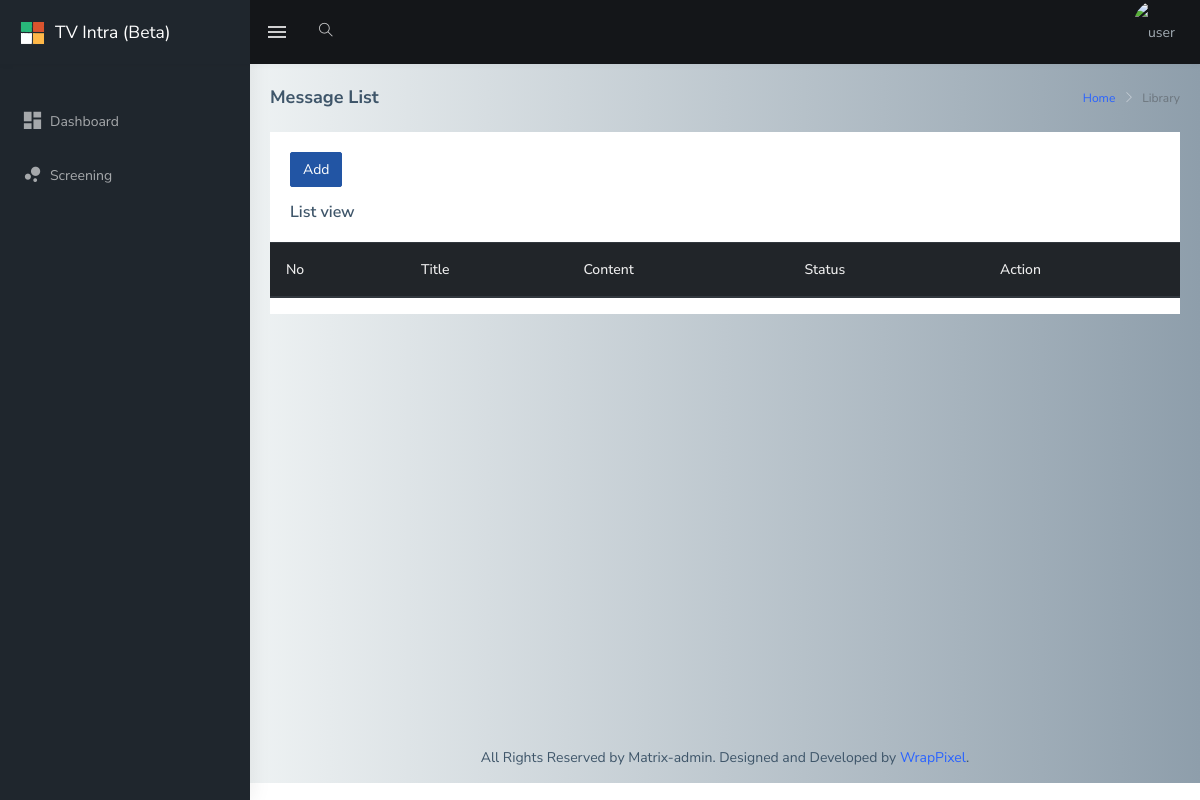
/index.php/datahandler/message, run on an earlier commit of the app's database.
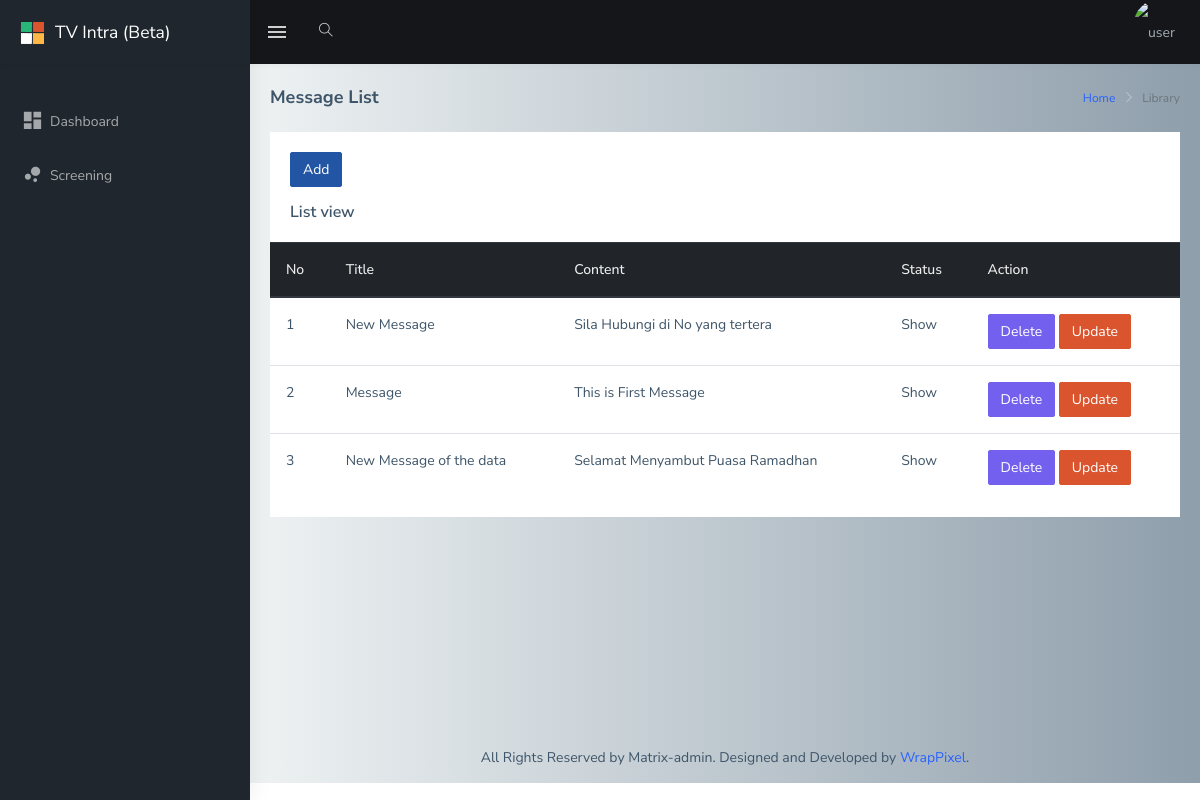
And on a later commit of the database.
### tables this page shows
CREATE TABLE `data_message` (
  `id` int(11) NOT NULL,
  `message_title` varchar(250) DEFAULT NULL,
  `message_content` text,
  `message_status` varchar(10) DEFAULT NULL,
  `message_reg` timestamp NULL DEFAULT NULL
);

### application/controllers/Datahandler.php (called while the page is built, shortened)
<?php
class Datahandler extends CI_Controller {
    public function __construct()
    {
        $this->load->helper('url');
		$this->load->model('Data_model');
    }
    public function message()
	{
        $this->load->database();
        $data['title'] = 'Add New Message';
        $data['get_message']=$this->Data_model->get_messageview();
		$this->load->view('template/header');
		$this->load->view('template/sidebar');
		$this->load->view('pages/message', $data);
		$this->load->view('template/footer');
    }
}

### index.php (called while the page is built, shortened)
<?php
require_once BASEPATH.'core/CodeIgniter.php';

### application/models/Data_model.php (called while the page is built, shortened)
<?php
class Data_model extends CI_Model
{
	public function get_messageview()
	{
		$this->db->select('*');
		$this->db->from('data_message');
		$query = $this->db->get();
		return $query->result();
	}
}

### application/views/pages/message.php (the view, shortened to what this page needs)
<div class="page-wrapper ub">
  <div class="page-breadcrumb">
    <div class="row">
      <div class="col-12 d-flex no-block align-items-center">
        <h4 class="page-title">Message List</h4>
        <div class="ml-auto text-right">
          <nav aria-label="breadcrumb">
            <ol class="breadcrumb">
              <li class="breadcrumb-item"><a href="#">Home</a></li>
              <li class="breadcrumb-item active" aria-current="page">Library</li>
            </ol>
          </nav>
        </div>
      </div>
    </div>
  </div>
  <div class="container-fluid">
    <div class="row">
      <div class="col-12">
        <div class="card">
          <div class="card-body">
          <a href="<?php echo site_url('add/message') ?>" class="btn btn-info">Add</a>
            <p>
            <h5 class="card-title m-b-0">List view</h5>
          </div>
            <table id="example1" class="table">
              <thead class="thead-dark">
                <tr>
                  <th>No</th>
                  <th>Title</th>
                  <th>Content</th>
                  <th>Status</th>
                  <th>Action</th>
                </tr>
              </thead>
              <tbody>
               <?php
               foreach ($get_message as $row) {
                 ?>
                 <tr>
                  <td><?php echo $row->id?></td>
                  <td><?php echo $row->message_title?></td>
                  <td><?php echo $row->message_content?></td>
                  <td><?php echo $row->message_status?></td>
                  <td>
                  <a class="btn btn-primary" href="<?php echo site_url("datahandler/message_delete/". $row->id); ?>" onclick="return confirm('Delete Data?')">Delete</a>
                  <a class="btn btn-danger" href="<?php echo site_url("datahandler/loademessage/" . $row->id); ?>">Update</a>
                  </td>
                </tr>
                <?php } ?>
              </tbody>
            </table>
          </div>
        </div>
      </div>
    </div>

### application/views/template/header.php (shortened to what this page needs)
<!DOCTYPE html>
<html dir="ltr" lang="en">
<head>
    <link href="<?php echo base_url()?>assets/matrix/pre/libs/flot/css/float-chart.css" rel="stylesheet">
    <link href="<?php echo base_url()?>assets/matrix/dist/css/style.min.css" rel="stylesheet">
    <link href="<?php echo base_url()?>assets/matrix/dist/css/style.min.css" rel="stylesheet">
    <link href="<?php echo base_url()?>assets/owncss/style.css" rel="stylesheet">
</head>
<body>
    <div id="main-wrapper">
        <header class="topbar" data-navbarbg="skin5">
            <nav class="navbar top-navbar navbar-expand-md navbar-dark">
                <div class="navbar-header" data-logobg="skin5">
                    <a class="navbar-brand" href="index.html">
                        <b class="logo-icon p-l-10">
                            <img src="<?php echo base_url()?>assets/matrix/pre/images/logo-icon.png" alt="homepage" class="light-logo" />
                        </b>
                        <span class="logo-text">
                             TV Intra (Beta)
                        </span>
                    </a>
                </div>
                <div class="navbar-collapse collapse" id="navbarSupportedContent" data-navbarbg="skin5">
                    <ul class="navbar-nav float-left mr-auto">
                        <li class="nav-item d-none d-md-block"><a class="nav-link sidebartoggler waves-effect waves-light" href="javascript:void(0)" data-sidebartype="mini-sidebar"><i class="mdi mdi-menu font-24"></i></a></li>
                        <li class="nav-item search-box"> <a class="nav-link waves-effect waves-dark" href="javascript:void(0)"><i class="ti-search"></i></a>
                        </li>
                    </ul>
                    <ul class="navbar-nav float-right">
                        <li class="nav-item dropdown">
                            <a class="nav-link dropdown-toggle text-muted waves-effect waves-dark pro-pic" href="" data-toggle="dropdown" aria-haspopup="true" aria-expanded="false"><img src="../../assets/images/users/1.jpg" alt="user" class="rounded-circle" width="31"></a>
                        </li>
                    </ul>
                </div>
            </nav>
        </header>

### application/views/template/sidebar.php
<aside class="left-sidebar" data-sidebarbg="skin5">
    <div class="scroll-sidebar">
        <nav class="sidebar-nav">
            <ul id="sidebarnav" class="p-t-30">
                <li class="sidebar-item"> <a class="sidebar-link waves-effect waves-dark sidebar-link" href="<?php echo site_url()?>" aria-expanded="false"><i class="mdi mdi-view-dashboard"></i><span class="hide-menu">Dashboard</span></a></li>
                <li class="sidebar-item"> <a class="sidebar-link waves-effect waves-dark sidebar-link" href="<?php echo site_url('screen') ?>" aria-expanded="false"><i class="mdi mdi-chart-bubble"></i><span class="hide-menu">Screening</span></a></li>
            </ul>
        </nav>
    </div>
</aside>

### application/views/template/footer.php (shortened to what this page needs)
<footer class="footer text-center">
    All Rights Reserved by Matrix-admin. Designed and Developed by <a href="https://wrappixel.com">WrapPixel</a>.
</footer>
</div>
</div>
</body>
</html>

### assets/owncss/style.css (style rules this page uses)
.ub { background: #8e9eab; background: -webkit-linear-gradient(to right, #eef2f3, #8e9eab); background: linear-gradient(to right, #eef2f3, #8e9eab); }

What changed in the data, as far as the page shows it:
added data_message: id "1", message_title "New Message", message_content "Sila Hubungi di No yang tertera", message_status "Show"
added data_message: id "2", message_title "Message", message_content "This is First Message", message_status "Show"
added data_message: id "3", message_title "New Message of the data", message_content "Selamat Menyambut Puasa Ramadhan", message_status "Show"
